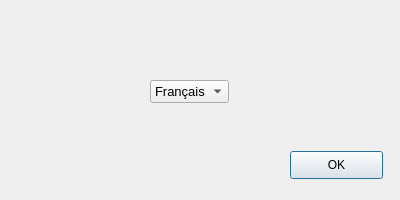
<?xml version="1.0" encoding="UTF-8"?>
<ui version="4.0">
 <class>Dialoglangue</class>
 <widget class="QDialog" name="Dialoglangue">
  <property name="geometry">
   <rect>
    <x>0</x>
    <y>0</y>
    <width>400</width>
    <height>200</height>
   </rect>
  </property>
  <property name="windowTitle">
   <string>Dialog</string>
  </property>
  <widget class="QPushButton" name="ValidLangue">
   <property name="geometry">
    <rect>
     <x>290</x>
     <y>151</y>
     <width>93</width>
     <height>28</height>
    </rect>
   </property>
   <property name="text">
    <string>OK</string>
   </property>
  </widget>
  <widget class="QComboBox" name="comboBoxLangue">
   <property name="geometry">
    <rect>
     <x>150</x>
     <y>80</y>
     <width>121</width>
     <height>31</height>
    </rect>
   </property>
   <property name="font">
    <font>
     <pointsize>10</pointsize>
    </font>
   </property>
   <property name="sizeAdjustPolicy">
    <enum>QComboBox::AdjustToContents</enum>
   </property>
   <item>
    <property name="text">
     <string>Français</string>
    </property>
   </item>
   <item>
    <property name="text">
     <string>English</string>
    </property>
   </item>
  </widget>
 </widget>
 <resources/>
 <connections/>
</ui>
